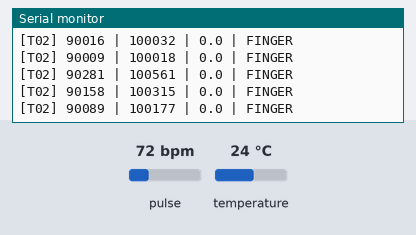
The sketch below on a simulated Arduino Uno, built with avr-gcc and run on an emulated ATmega328P. On the bench: the last lines printed to the serial monitor. Inputs (shaded band) come from the test bench; at power-on: pulse 72 bpm, temperature 24 °C.

Above: at 1.2 s.
1.3 s: pulse set to 42 bpm
At 1.32 s:
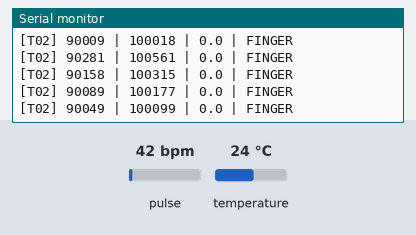
6.5 s: temperature set to 12 °C
At 6.6 s:
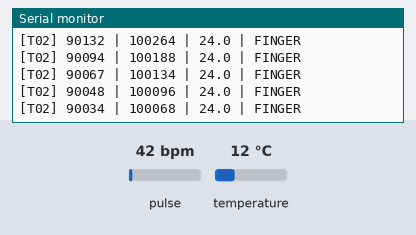
8.0 s: pulse set to 70 bpm
At 8.04 s:
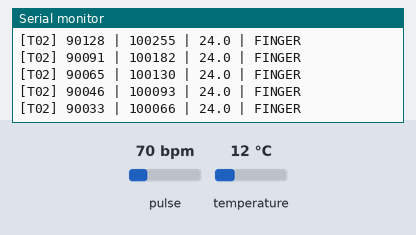
Timing chart, 0 to 11.0 s (numbered marks = the images above; inputs shaded):
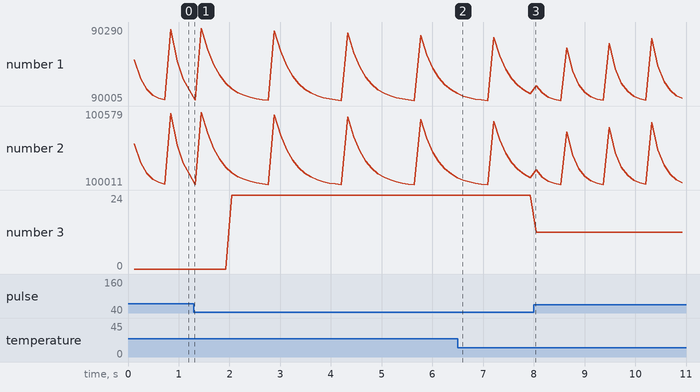

Measured:
- plotted number 1: 90049 → 90034 after the input at 1.3 s
- plotted number 2: 100099 → 100068 after the input at 1.3 s

The sketch:

t02_max30102.ino
```cpp
// TEST 2: MAX30102 PPG. Library: "SparkFun MAX3010x Pulse and Proximity Sensor Library".
// Wiring: SDA=A4, SCL=A5, VIN per module rating (3.3 V safest), GND.
// Serial Monitor: 115200 baud.
// Pass: init ok; with no finger IR is low (<~20000); with finger on sensor IR rises (>50000) and wobbles with pulse.
#include <Wire.h>
#include "MAX30105.h"

MAX30105 sensor;
const uint32_t FINGER_THRESHOLD = 50000;

void setup() {
  Serial.begin(115200);
  while (!Serial) {}
  Serial.println(F("[T02] MAX30102 test start"));

  if (!sensor.begin(Wire, I2C_SPEED_FAST)) {
    Serial.println(F("[T02] FAIL: sensor not found at 0x57. Run t00_i2c_scan, check wiring/power."));
    while (true) {}
  }
  Serial.print(F("[T02] part id = 0x"));
  Serial.println(sensor.readPartID(), HEX);  // expect 0x15

  // ledBrightness, sampleAverage, ledMode(2=red+IR), sampleRate, pulseWidth, adcRange
  sensor.setup(0x3F, 4, 2, 100, 411, 16384);
  Serial.println(F("[T02] place fingertip gently on sensor. columns: red | ir | die_temp_C | status"));
}

uint32_t lastTemp = 0;
float dieTemp = 0;
uint32_t irMin = 0xFFFFFFFF, irMax = 0;
uint32_t lastReset = 0;

void loop() {
  sensor.check();
  while (sensor.available()) {
    uint32_t red = sensor.getFIFORed();
    uint32_t ir = sensor.getFIFOIR();
    sensor.nextSample();

    if (ir < irMin) irMin = ir;
    if (ir > irMax) irMax = ir;

    static uint32_t lastPrint = 0;
    if (millis() - lastPrint >= 100) {
      lastPrint = millis();
      const char *status = (ir > FINGER_THRESHOLD) ? "FINGER" : "NO FINGER";
      Serial.print(F("[T02] "));
      Serial.print(red); Serial.print(F(" | "));
      Serial.print(ir); Serial.print(F(" | "));
      Serial.print(dieTemp, 1); Serial.print(F(" | "));
      Serial.println(status);
    }
  }

  if (millis() - lastTemp > 2000) {
    lastTemp = millis();
    dieTemp = sensor.readTemperature();
  }

  // Every 5 s: summary verdict from IR range seen.
  if (millis() - lastReset > 5000) {
    lastReset = millis();
    uint32_t span = (irMax >= irMin) ? irMax - irMin : 0;
    Serial.print(F("[T02] SUMMARY 5s: ir min="));
    Serial.print(irMin);
    Serial.print(F(" max="));
    Serial.print(irMax);
    Serial.print(F(" span="));
    Serial.print(span);
    if (irMax > FINGER_THRESHOLD && span > 200) Serial.println(F(" -> PASS (finger + pulse ripple)"));
    else if (irMax > FINGER_THRESHOLD) Serial.println(F(" -> finger seen, weak ripple: press lighter/steady"));
    else Serial.println(F(" -> no finger detected (sensor alive; put finger to confirm PASS)"));
    irMin = 0xFFFFFFFF;
    irMax = 0;
  }
}
```
